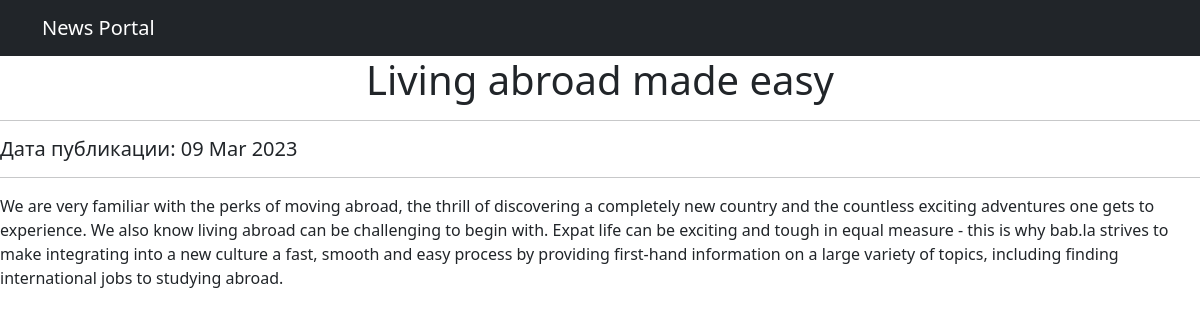
Screenshot of /news/3 with the database file from the repository.
### news/models.py (models this page shows, shortened)
class Post(models.Model):
    NEWS = 'NE'
    ARTICLE = 'AR'
    TYPES = [(NEWS, 'Новость'), (ARTICLE, 'Статья')]
    author = models.ForeignKey(Author, on_delete=models.CASCADE)
    date_of_post = models.DateTimeField(auto_now_add=True)
    post_category = models.ManyToManyField(Category)
    type_post = models.CharField(max_length=2, choices=TYPES)
    post_title = models.CharField(max_length=128)
    post_text = models.TextField()
    post_rating = models.IntegerField(default=0)

### news/views.py (the view)
# urls.py: path('<int:pk>', PostDetail.as_view()),  # pk - первичный ключ, выводящийся в шаблоне
class PostDetail(DetailView):
    model = Post
    template_name = "new.html"
    context_object_name = "post"
    def get_context_data(self, **kwargs):
        context = super().get_context_data(**kwargs)
        context["time_now"] = datetime.utcnow()
        return context

### news/templatetags/my_filters.py (called while the page is built)
@register.filter()
def censore(value: str):
    words = value.split(' ')
    new_text = ''
    for i in range(len(words)):
        if words[i] in BAD_WORDS:
            words[i] = BAD_WORDS[words[i]]
            new_text += words[i]
            new_text += ' '
        else:
            new_text += words[i]
            new_text += ' '
    return new_text

### templates/new.html (shortened to what this page needs)
{% extends 'flatpages/default.html' %}
{% load  my_filters %}
{% block body %}
    <div style="text-align: center;">
        <h1>
            {{ post.post_title|censore }}
        </h1>
    </div>
    <hr>
    <div style="text-align: left;">
        <h5>
            Дата публикации: {{ post.date_of_post|date:'d M Y' }}
        </h5>
    </div>
    <hr>
    <div style="text-align: left;">
    {{ post.post_text|censore }}
    </div>
{% endblock body %}

### rows the page displays
Post: post_title|censore "Living abroad made easy", date_of_post "09 Mar 2023", post_text|censore "We are very familiar with the perks of moving abroad, the thrill of discovering a completely new country and the countless exciting adventures one gets to experience. We also know living abroad can be challenging to begin with. Expat life can be exciting and tough in equal measure - this is why bab.la strives to make integrating into a new culture a fast, smooth and easy process by providing first-hand information on a large variety of topics, including finding international jobs to studying abroad."
